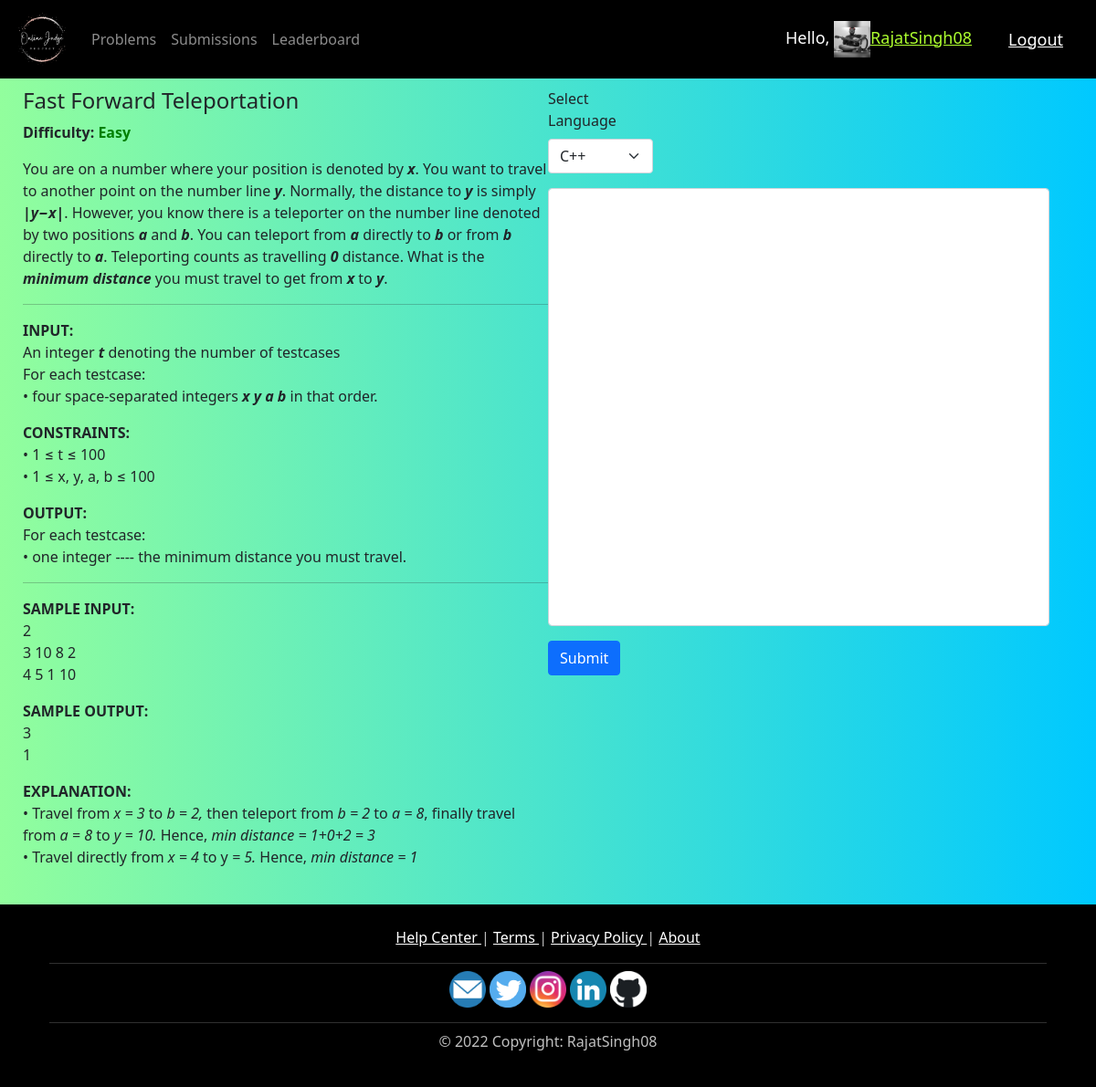
Page /problems/1/ (signed in) on the committed database.
### OJ/models.py (models this page shows, shortened)
class User(AbstractUser):
    email = models.EmailField(unique=True, default="")
    total_score = models.IntegerField(default=0)
    solve_count = models.IntegerField(default=0)
    full_name = models.CharField(max_length=50, default="")
    profile_pic = models.ImageField(
        default="defaultpic.png", blank=True, null=True, upload_to='')
    class Meta:
        ordering = ['-total_score']
    def __init__(self, *args, **kwargs):
        super().__init__(*args, **kwargs)
        self.full_name = self.first_name+" "+self.last_name
    def __str__(self):
        return self.username

class Problem(models.Model):
    TOUGHNESS = (("Easy", "Easy"), ("Medium", "Medium"), ("Tough", "Tough"))
    STATUS = (("Unsolved", "Unsolved"), ("Solved", "Solved"))
    name = models.CharField(max_length=100, default="")
    description = FroalaField(default="")
    difficulty = models.CharField(max_length=10, choices=TOUGHNESS)
    time_limit = models.IntegerField(default=1)
    memory_limit = models.IntegerField(default=128)
    score = models.IntegerField(default=0)
    solved_status = models.CharField(
        max_length=10, choices=STATUS, default="Unsolved")

### OJ/views.py (the view)
# urls.py: path('problems/<int:problem_id>/', views.descriptionPage, name='description'),
@login_required(login_url='login')
def descriptionPage(request, problem_id):
    user_id = request.user.id
    problem = get_object_or_404(Problem, id=problem_id)
    user = User.objects.get(id=user_id)
    context = {'problem': problem, 'user': user, 'user_id': user_id}
    return render(request, 'OJ/description.html', context)

### OJ/templates/OJ/description.html (shortened to what this page needs)
{% extends 'OJ/main.html' %}
{% block content %}
<div style="width: 100%;">
    <div style="float:left; width: 50%">
        <h4>{{problem.name}}</h4>
        <b>Difficulty:</b>
        {% if problem.difficulty == "Easy" %}
        <b style="color: green;">{{problem.difficulty}}</b>
        {% elif problem.difficulty == "Medium" %}
        <b style="color: blue;">{{problem.difficulty}}</b>
        {% else %}
        <b style="color: red;">{{problem.difficulty}}</b>
        {% endif %}
        {% autoescape off %}
        <p>{{problem.description}}</p>
        {% endautoescape %}
    </div>
    <div style="float:right; width: 50%;">
        <form action="{% url 'verdict' problem.id %}" method="POST">
            <fieldset>
                <div class="form-group" style="width: 20%;">
                    <label>Select Language</label>
                    <select name="language" id="language" class="form-select">
                        <option>C++</option>
                    </select>
                </div>
                <div class="form-group">
                </div>
                <button type="submit" class="btn btn-primary">Submit</button>
            </fieldset>
        </form>
    </div>
</div>
<br>
{% endblock %}

### OJ/templates/OJ/navbar.html (shortened to what this page needs)
{% load static %}
<nav class="navbar navbar-expand-lg navbar-dark"
    style="background-color: #000000;">
    <a class="navbar-brand" href="/"><img src="{% static 'images/logo.png' %}"
            width="60" height="60" /></a>
    <div class="collapse navbar-collapse" id="navbarNav">
        <ul class="navbar-nav mr-auto mt-2 mt-lg-0">
            <li class="nav-item">
                <a class="nav-link" href="/problems">Problems</a>
            </li>
            <li class="nav-item">
                <a class="nav-link" href="/all_submissions">Submissions</a>
            </li>
            <li class="nav-item">
                <a class="nav-link" href="/leaderboard">Leaderboard</a>
            </li>
        </ul>
    </div>
    <span class="hello-msg">Hello,
        <a class="hello-msg" style="color: greenyellow"
            href="{% url 'account' %}">
            <img src="{{request.user.profile_pic.url}}"
                width="40" height="40" />{{request.user}}
        </a>
    </span>
    <span><a class="hello-msg" href="{% url 'logout' %}">Logout</a></span>
</nav>

### static/css/main.css (style rules this page uses)
body { background: #00C9FF !important; background: -webkit-linear-gradient(to right, #92FE9D, #00C9FF) !important; background: linear-gradient(to right, #92FE9D, #00C9FF) !important; }

### OJ/templates/OJ/navbar.html (style rules this page uses)
.hello-msg { font-size: 18px; color: #fff; margin-right: 20px; }

### rows in the picture
User: user.profile_pic (picture), user "RajatSingh08"
Problem: name "Fast Forward Teleportation", difficulty "Easy", description "You are on a number where your position is denoted by x . You want to travel to another point on the number line y . Normally, the distance to y is simply |y−x| . However, you know there is a teleporter on the number line denoted by two positions a and b . You can teleport from a directly to b or from b directly to a . Teleporting counts as travelling 0 distance. What is the minimum distance you must travel to get from x to y . INPUT: An integer t denoting the number of testcases For each testcase: • four space-separated integers x y a b in that order. CONSTRAINTS: • 1 ≤ t ≤ 100 • 1 ≤ x, y, a, b ≤ 100 OUTPUT: For each testcase: • one integer ---- the minimum distance you must travel. SAMPLE…"
